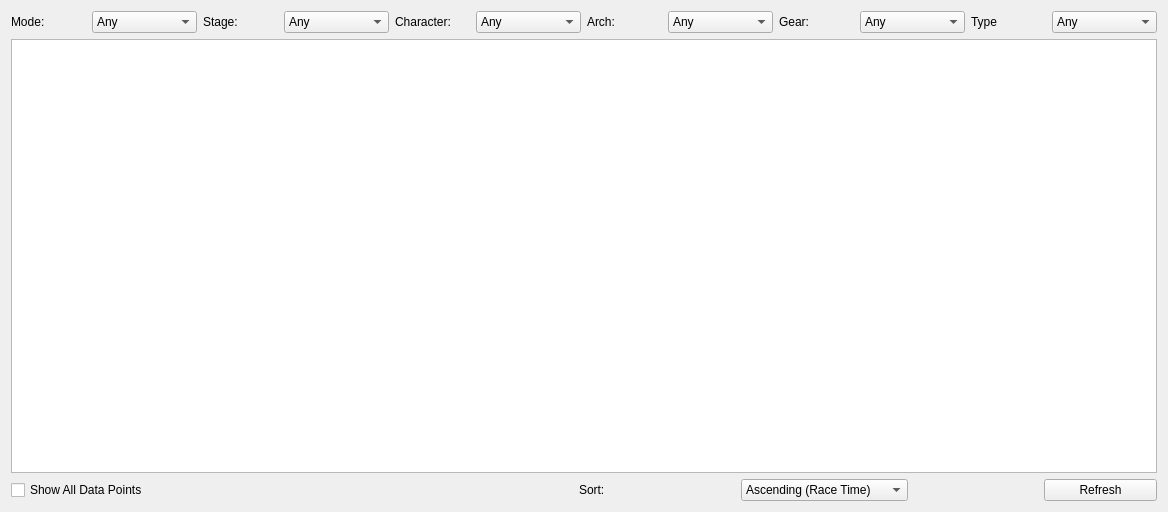
<?xml version="1.0" encoding="UTF-8"?>
<ui version="4.0">
 <class>Form</class>
 <widget class="QWidget" name="Form">
  <property name="geometry">
   <rect>
    <x>0</x>
    <y>0</y>
    <width>1168</width>
    <height>512</height>
   </rect>
  </property>
  <property name="windowTitle">
   <string>Form</string>
  </property>
  <layout class="QVBoxLayout" name="verticalLayout_2">
   <item>
    <layout class="QVBoxLayout" name="verticalLayout">
     <item>
      <layout class="QHBoxLayout" name="horizontalLayout_7">
       <item>
        <layout class="QHBoxLayout" name="horizontalLayout">
         <item>
          <widget class="QLabel" name="label">
           <property name="maximumSize">
            <size>
             <width>75</width>
             <height>16777215</height>
            </size>
           </property>
           <property name="text">
            <string>Mode:</string>
           </property>
          </widget>
         </item>
         <item>
          <widget class="QComboBox" name="modeBox">
           <item>
            <property name="text">
             <string>Any</string>
            </property>
           </item>
          </widget>
         </item>
        </layout>
       </item>
       <item>
        <layout class="QHBoxLayout" name="horizontalLayout_2">
         <item>
          <widget class="QLabel" name="label_2">
           <property name="maximumSize">
            <size>
             <width>75</width>
             <height>16777215</height>
            </size>
           </property>
           <property name="text">
            <string>Stage:</string>
           </property>
          </widget>
         </item>
         <item>
          <widget class="QComboBox" name="stageBox">
           <item>
            <property name="text">
             <string>Any</string>
            </property>
           </item>
          </widget>
         </item>
        </layout>
       </item>
       <item>
        <layout class="QHBoxLayout" name="horizontalLayout_3">
         <item>
          <widget class="QLabel" name="label_3">
           <property name="maximumSize">
            <size>
             <width>75</width>
             <height>16777215</height>
            </size>
           </property>
           <property name="text">
            <string>Character:</string>
           </property>
          </widget>
         </item>
         <item>
          <widget class="QComboBox" name="characterBox">
           <item>
            <property name="text">
             <string>Any</string>
            </property>
           </item>
          </widget>
         </item>
        </layout>
       </item>
       <item>
        <layout class="QHBoxLayout" name="horizontalLayout_4">
         <item>
          <widget class="QLabel" name="label_4">
           <property name="maximumSize">
            <size>
             <width>75</width>
             <height>16777215</height>
            </size>
           </property>
           <property name="text">
            <string>Arch:</string>
           </property>
          </widget>
         </item>
         <item>
          <widget class="QComboBox" name="archBox">
           <item>
            <property name="text">
             <string>Any</string>
            </property>
           </item>
          </widget>
         </item>
        </layout>
       </item>
       <item>
        <layout class="QHBoxLayout" name="horizontalLayout_5">
         <item>
          <widget class="QLabel" name="label_5">
           <property name="sizePolicy">
            <sizepolicy hsizetype="Minimum" vsizetype="Preferred">
             <horstretch>0</horstretch>
             <verstretch>0</verstretch>
            </sizepolicy>
           </property>
           <property name="maximumSize">
            <size>
             <width>75</width>
             <height>16777215</height>
            </size>
           </property>
           <property name="text">
            <string>Gear:</string>
           </property>
          </widget>
         </item>
         <item>
          <widget class="QComboBox" name="gearBox">
           <item>
            <property name="text">
             <string>Any</string>
            </property>
           </item>
          </widget>
         </item>
        </layout>
       </item>
       <item>
        <layout class="QHBoxLayout" name="horizontalLayout_6">
         <item>
          <widget class="QLabel" name="label_6">
           <property name="maximumSize">
            <size>
             <width>75</width>
             <height>16777215</height>
            </size>
           </property>
           <property name="text">
            <string>Type</string>
           </property>
          </widget>
         </item>
         <item>
          <widget class="QComboBox" name="typeBox">
           <item>
            <property name="text">
             <string>Any</string>
            </property>
           </item>
          </widget>
         </item>
        </layout>
       </item>
      </layout>
     </item>
     <item>
      <widget class="QTableWidget" name="mainTable"/>
     </item>
     <item>
      <layout class="QHBoxLayout" name="horizontalLayout_8">
       <property name="spacing">
        <number>10</number>
       </property>
       <item>
        <widget class="QCheckBox" name="showAllDataBox">
         <property name="maximumSize">
          <size>
           <width>164</width>
           <height>16777215</height>
          </size>
         </property>
         <property name="text">
          <string>Show All Data Points</string>
         </property>
        </widget>
       </item>
       <item alignment="Qt::AlignmentFlag::AlignRight">
        <widget class="QLabel" name="label_7">
         <property name="text">
          <string>Sort:</string>
         </property>
        </widget>
       </item>
       <item alignment="Qt::AlignmentFlag::AlignHCenter">
        <widget class="QComboBox" name="sortBox">
         <property name="sizePolicy">
          <sizepolicy hsizetype="Preferred" vsizetype="Preferred">
           <horstretch>0</horstretch>
           <verstretch>0</verstretch>
          </sizepolicy>
         </property>
         <property name="maximumSize">
          <size>
           <width>223</width>
           <height>16777215</height>
          </size>
         </property>
         <item>
          <property name="text">
           <string>Ascending (Race Time)</string>
          </property>
         </item>
         <item>
          <property name="text">
           <string>Descending (Race Time)</string>
          </property>
         </item>
         <item>
          <property name="text">
           <string>Ascending (Timestamp)</string>
          </property>
         </item>
         <item>
          <property name="text">
           <string>Descending (Timestamp)</string>
          </property>
         </item>
        </widget>
       </item>
       <item>
        <widget class="QPushButton" name="refreshButton">
         <property name="maximumSize">
          <size>
           <width>113</width>
           <height>16777215</height>
          </size>
         </property>
         <property name="text">
          <string>Refresh</string>
         </property>
        </widget>
       </item>
      </layout>
     </item>
    </layout>
   </item>
  </layout>
 </widget>
 <resources/>
 <connections/>
</ui>
